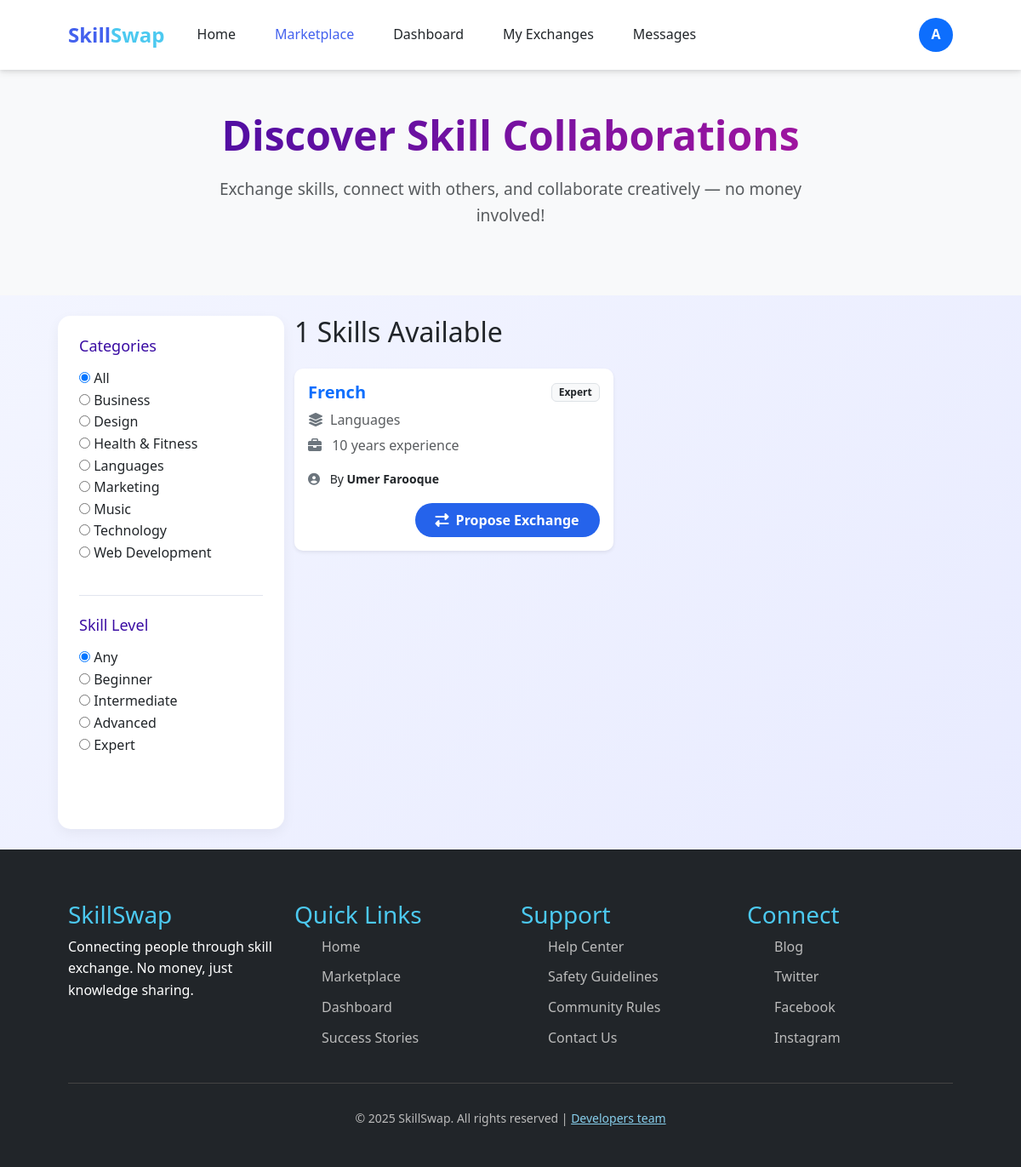
The page /marketplace/ (signed in) on the database as committed earlier.
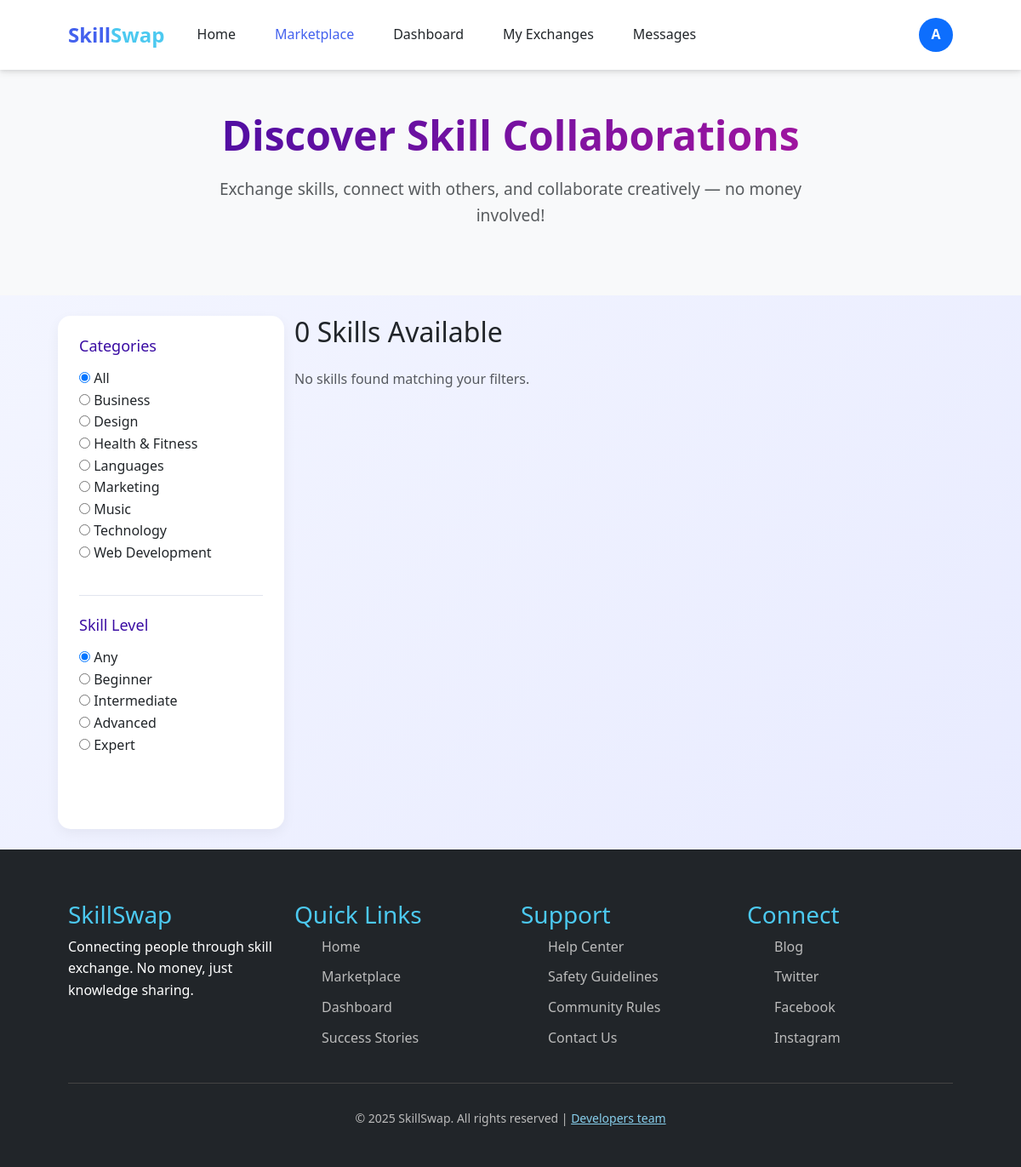
The same page on the database as committed later.
### main/models.py (models this page shows, shortened)
class Category(models.Model):
    name = models.CharField(max_length=100, unique=True)
    class Meta:
        verbose_name_plural = "Categories"
        ordering = ["name"]

class UserSkill(models.Model):
    SKILL_ROLE = (
        ("offer", "Can Offer"),
        ("seek", "Looking For"),
    )
    PROFICIENCY_CHOICES = [
        ("beginner", "Beginner"),
        ("intermediate", "Intermediate"),
        ("advanced", "Advanced"),
        ("expert", "Expert"),
    ]
    user = models.ForeignKey(User, on_delete=models.CASCADE)
    skill = models.ForeignKey(Skill, on_delete=models.CASCADE)
    role = models.CharField(max_length=10, choices=SKILL_ROLE, default="offer")
    proficiency = models.CharField(
        max_length=20, choices=PROFICIENCY_CHOICES, default="beginner"
    )
    experience_years = models.PositiveIntegerField(default=0)
    class Meta:
        unique_together = ("user", "skill", "role")
        indexes = [
            models.Index(fields=["role"]),
            models.Index(fields=["proficiency"]),
            models.Index(fields=["user", "role"]),
        ]

class Skill(models.Model):
    name = models.CharField(max_length=100, unique=True)
    category = models.ForeignKey(
        Category,
        on_delete=models.SET_NULL,
        null=True,
        blank=True,
        related_name="skills",
    )

class UserProfile(models.Model):
    user = models.OneToOneField(User, on_delete=models.CASCADE)
    full_name = models.CharField(max_length=150)
    bio = models.TextField()
    location = models.CharField(max_length=100)
    certifications = models.FileField(
        upload_to="certifications/", blank=True, null=True
    )
    created_at = models.DateTimeField(auto_now_add=True)

### main/views.py (the view)
# urls.py: path('marketplace/', views.marketplace_view, name='marketplace'),
@login_required
def marketplace_view(request):
    categories = Category.objects.all()
    levels = ["Any", "Beginner", "Intermediate", "Advanced", "Expert"]
    no_unseen_messages = Message.objects.filter(
        receiver=request.user, is_read=False
    ).count()
    no_pending_exchanges = Exchange.objects.filter(
        user2=request.user, status="pending"
    ).count()
    category_id = request.GET.get("category")
    level = request.GET.get("level")
    offered_skills = (
        UserSkill.objects.filter(role="offer")
        .exclude(user=request.user)
        .select_related("user", "user__userprofile", "skill", "skill__category")
    )
    if category_id and category_id.lower() != "all":
        offered_skills = offered_skills.filter(skill__category_id=category_id)
    if level and level.lower() != "any":
        offered_skills = offered_skills.filter(proficiency__iexact=level)
    context = {
        "categories": categories,
        "skills": offered_skills,
        "levels": levels,
        "selected_category": category_id or "all",
        "selected_level": level or "any",
        "unseen_messages": no_unseen_messages,
        "pending_exchanges": no_pending_exchanges,
    }
    return render(request, "marketplace.html", context)

### main/templates/marketplace.html (shortened to what this page needs)
{% extends "base.html" %}
{% load static %}
{% block styles %}
<link rel="stylesheet" href="{% static 'css/home.css' %}">
{% endblock %}
{% block content %}
<section class="marketplace-hero py-5 text-center bg-light">
    <div class="container">
        <h1 class="fw-bold">Discover Skill Collaborations</h1>
        <p class="text-muted">
            Exchange skills, connect with others, and collaborate creatively — no money involved!
        </p>
    </div>
</section>
<div class="container py-4">
    <div class="row">
        <div class="col-md-3 filters-sidebar">
            <div class="filter-section mb-4">
                <h3>Categories</h3>
                <ul class="list-unstyled">
                    <li>
                        <input type="radio" id="cat-all" name="category"
                               {% if not request.GET.category %}checked{% endif %}
                               onchange="applyFilters('all','{{ request.GET.level|default:'' }}')">
                        <label for="cat-all">All</label>
                    </li>
                    {% for category in categories %}
                    <li>
                        <input type="radio" id="cat{{ category.id }}" name="category"
                               value="{{ category.id }}"
                               onchange="applyFilters('{{ category.id }}','{{ request.GET.level|default:'' }}')">
                        <label for="cat{{ category.id }}">{{ category.name }}</label>
                    </li>
                    {% empty %}
                    <li class="text-muted">No categories found.</li>
                    {% endfor %}
                </ul>
            </div>
            <div class="filter-section">
                <h3>Skill Level</h3>
                <ul class="list-unstyled">
                    {% for lvl in levels %}
                    <li>
                        <input type="radio" id="level-{{ lvl|lower }}" name="level"
                               value="{{ lvl }}"
                               {% if selected_level|lower == lvl|lower %}checked{% endif %}
                               onchange="applyFilters('{{ request.GET.category|default:'all' }}','{{ lvl }}')">
                        <label for="level-{{ lvl|lower }}">{{ lvl }}</label>
                    </li>
                    {% endfor %}
                </ul>
            </div>
        </div>
        <div class="col-md-9">
            <div class="d-flex justify-content-between align-items-center mb-3">
                <h2>{{ skills|length }} Skills Available</h2>
            </div>
            <div class="skills-grid">
                {% for uskill in skills %}
  <div class="card shadow-sm border-0 skill-card mb-4">
  <div class="card-body">
    <div class="d-flex justify-content-between align-items-center mb-2">
      <h5 class="card-title text-primary fw-bold mb-0">
        {{ uskill.skill.name }}
      </h5>
      <span class="badge bg-light text-dark border">{{ uskill.get_proficiency_display }}</span>
    </div>
    <p class="text-muted mb-1">
      <i class="fas fa-layer-group me-2 text-secondary"></i>{{ uskill.skill.category.name }}
    </p>
    <p class="text-muted mb-1">
      <i class="fas fa-briefcase me-2 text-secondary"></i>
      {{ uskill.experience_years }} year{{ uskill.experience_years|pluralize }} experience
    </p>
    <p class="mt-3 mb-3 small">
      <i class="fas fa-user-circle me-2 text-secondary"></i>
      By
      <a href="{% url 'profile' uskill.user.id %}" class="fw-semibold text-decoration-none text-dark">
        {{ uskill.user.userprofile.full_name|default:uskill.user.username }}
      </a>
    </p>
    <div class="text-end">
      <a href="{% url 'propose_exchange' uskill.id %}" class="btn btn-primary px-4 py-2 fw-semibold rounded-pill">
        <i class="fas fa-exchange-alt me-2"></i>Propose Exchange
      </a>
    </div>
  </div>
</div>
                {% empty %}
                <p class="text-muted">No skills found matching your filters.</p>
                {% endfor %}
            </div>
        </div>
    </div>
</div>
{% endblock %}

Rows that differ between the two databases and show on the page:
removed UserSkill: skill.name "French", proficiency "Expert", skill.category.name "Languages", experience_years "10", user.userprofile.full_name "Umer Farooque"
Other text that changed with them:
{{ skills|length }}: "1" → "0"
text now shown: "No skills found matching your filters."
